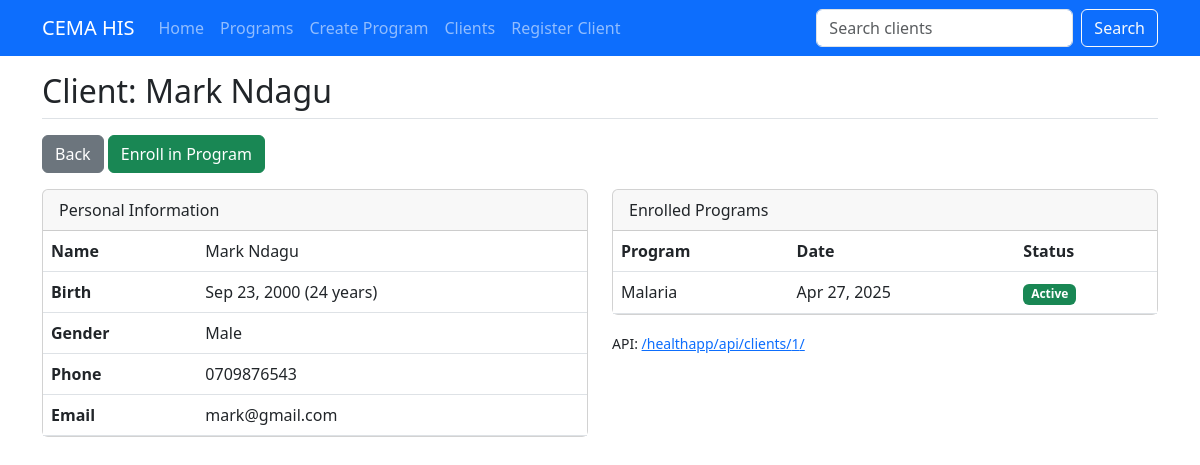
The app's page /healthapp/clients/1/ with its own data.
### healthapp/models.py (models this page shows, shortened)
class Client(models.Model):
    GENDER_CHOICES = [
        ('M', 'Male'),
        ('F', 'Female'),
        ('O', 'Other'),
    ]
    first_name = models.CharField(max_length=100)
    last_name = models.CharField(max_length=100)
    date_of_birth = models.DateField()
    gender = models.CharField(max_length=1, choices=GENDER_CHOICES)
    phone_number = models.CharField(max_length=15, blank=True, null=True)
    email = models.EmailField(blank=True, null=True)
    programs = models.ManyToManyField(HealthProgram, through='Enrollment')
    created_at = models.DateTimeField(auto_now_add=True)
    def get_full_name(self):
        return f"{self.first_name} {self.last_name}"
    def get_age(self):
        today = timezone.now().date()
        return today.year - self.date_of_birth.year - (
            (today.month, today.day) < (self.date_of_birth.month, self.date_of_birth.day)
        )

class Enrollment(models.Model):
    client = models.ForeignKey(Client, on_delete=models.CASCADE)
    program = models.ForeignKey(HealthProgram, on_delete=models.CASCADE)
    enrollment_date = models.DateField(default=timezone.now)
    is_active = models.BooleanField(default=True)
    class Meta:
        unique_together = ('client', 'program')

class HealthProgram(models.Model):
    name = models.CharField(max_length=100, unique=True)
    description = models.TextField()
    created_at = models.DateTimeField(auto_now_add=True)

### healthapp/views.py (the view)
# urls.py: path('clients/<int:pk>/', views.ClientDetailView.as_view(), name='client-detail'),
class ClientDetailView(DetailView):
    model = Client
    template_name = 'healthapp/client_detail.html'
    context_object_name = 'client'

### healthapp/templates/healthapp/client_detail.html (shortened to what this page needs)
{% extends 'healthapp/base.html' %}
{% block header %}Client: {{ client.get_full_name }}{% endblock %}
{% block content %}
<div class="mb-3">
  <a href="{% url 'client-list' %}" class="btn btn-secondary">Back</a>
  <a href="{% url 'client-enroll' client.pk %}" class="btn btn-success">Enroll in Program</a>
</div>
<div class="row">
  <div class="col-md-6">
    <div class="card mb-3">
      <div class="card-header">Personal Information</div>
      <div class="card-body p-0">
        <table class="table mb-0">
          <tr><th>Name</th><td>{{ client.get_full_name }}</td></tr>
          <tr><th>Birth</th><td>{{ client.date_of_birth|date:"M d, Y" }} ({{ client.get_age }} years)</td></tr>
          <tr><th>Gender</th><td>{{ client.get_gender_display }}</td></tr>
          <tr><th>Phone</th><td>{{ client.phone_number|default:"N/A" }}</td></tr>
          <tr><th>Email</th><td>{{ client.email|default:"N/A" }}</td></tr>
        </table>
      </div>
    </div>
  </div>
  <div class="col-md-6">
    <div class="card">
      <div class="card-header">Enrolled Programs</div>
      <div class="card-body p-0">
        {% if client.enrollment_set.all %}
        <table class="table mb-0">
          <thead>
            <tr>
              <th>Program</th>
              <th>Date</th>
              <th>Status</th>
            </tr>
          </thead>
          <tbody>
            {% for enrollment in client.enrollment_set.all %}
            <tr>
              <td>{{ enrollment.program.name }}</td>
              <td>{{ enrollment.enrollment_date|date:"M d, Y" }}</td>
              <td>{% if enrollment.is_active %}<span class="badge bg-success">Active</span>{% else %}<span class="badge bg-secondary">Inactive</span>{% endif %}</td>
            </tr>
            {% endfor %}
          </tbody>
        </table>
        {% else %}
        <div class="p-3">Not enrolled in any programs yet.</div>
        {% endif %}
      </div>
    </div>
    <div class="mt-3">
      <small>API: <a href="/healthapp/api/clients/{{ client.id }}/" target="_blank">/healthapp/api/clients/{{ client.id }}/</a></small>
    </div>
  </div>
</div>
{% endblock %}

### healthapp/templates/healthapp/base.html (style rules this page uses)
body { padding-top: 56px; }

### records on screen
Client: get_full_name "Mark Ndagu", date_of_birth "Sep 23, 2000", get_age "24", gender "Male", phone_number "0709876543", email "mark@gmail.com", id "1"
Enrollment: program.name "Malaria", enrollment_date "Apr 27, 2025", is_active "Active"
